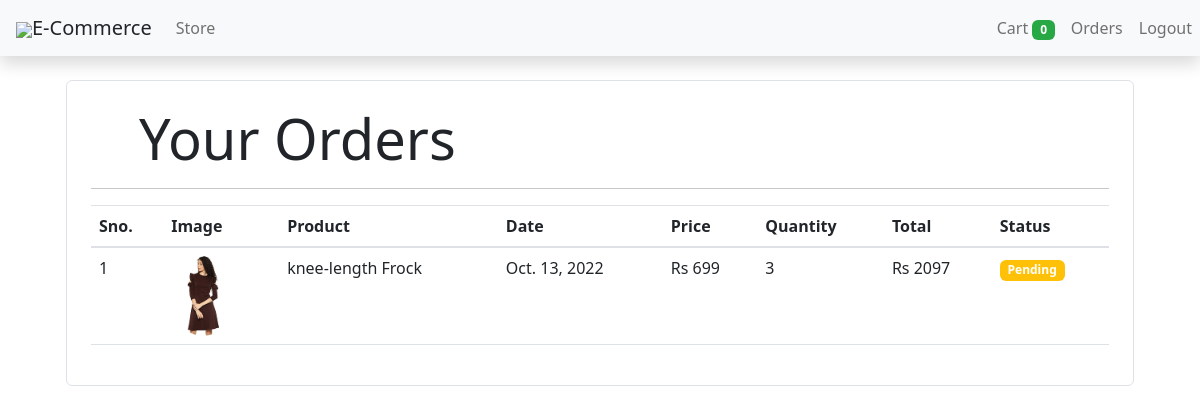
Page /orders (signed in) on the committed database.
### store/models/orders.py (models this page shows, shortened)
class Order(models.Model):
    product = models.ForeignKey(Products,
                                on_delete=models.CASCADE)
    customer = models.ForeignKey(Customer,
                                 on_delete=models.CASCADE)
    quantity = models.IntegerField(default=1)
    price = models.IntegerField()
    address = models.CharField (max_length=50, default='', blank=True)
    phone = models.CharField (max_length=50, default='', blank=True)
    date = models.DateField (default=datetime.datetime.today)
    status = models.BooleanField (default=False)
    @staticmethod
    def get_orders_by_customer(customer_id):
        return Order.objects.filter(customer=customer_id).order_by('-date')

### store/models/product.py (models this page shows, shortened)
class Products(models.Model):
    name = models.CharField(max_length=60)
    price= models.IntegerField(default=0)
    category= models.ForeignKey(Category,on_delete=models.CASCADE,default=1 )
    description= models.CharField(max_length=250, default='', blank=True, null= True)
    image= models.ImageField(upload_to='uploads/products/')

### store/middlewares/auth.py (the view)
    def middleware(request):
        print(request.session.get('customer'))
        returnUrl = request.META['PATH_INFO']
        print(request.META['PATH_INFO'])
        if not request.session.get('customer'):
           return redirect(f'login?return_url={returnUrl}')
        response = get_response(request)
        return response

### store/templatetags/custom_filter.py (called while the page is built)
@register.filter(name='currency')
def currency(number):
    return "Rs "+str(number)

@register.filter(name='multiply')
def multiply(number , number1):
    return number * number1

### store/views/orders.py (called while the page is built)
    def get(self , request ):
        customer = request.session.get('customer')
        orders = Order.get_orders_by_customer(customer)
        print(orders)
        return render(request , 'orders.html'  , {'orders' : orders})

### store/templates/orders.html
{% extends 'base.html' %}
{% block content %}
{% load cart %}
{% load custom_filter %}
<div class="container">
   <div class="border rounded p-4 m-4">
        <p class="display-4 pl-4 ml-4">Your Orders</p>
        <hr>
        <table class="table">
            <thead>
                <tr>
                    <th>Sno.</th>
                    <th>Image</th>
                    <th>Product</th>
                    <th>Date</th>
                    <th>Price</th>
                    <th>Quantity</th>
                    <th>Total</th>
                    <th>Status</th>
                </tr>
            </thead>
            <tbody>
                {% for order in orders %}
                <tr>
                    <td>{{forloop.counter}}</td>
                    <td><img style="height: 80px;" class="rounded-circle" src="{{order.product.image.url}}" alt=""></td>
                    <td>{{order.product.name}}</td>
                    <td>{{order.date}}</td>
                    <td>{{order.price|currency}}</td>
                    <td>{{order.quantity}}</td>
                    <td>{{order.quantity|multiply:order.price|currency}}</td>
                    {% if order.status %}
                    <td><small class="badge badge-success">Completed</small></td>
                    {%else%}
                    <td><small class="badge badge-warning">Pending</small></td>
                    {% endif %}
                </tr>
                {% endfor %}
            </tbody>
        </table>
   </div>
</div>
{% endblock %}

### rows in the picture
Order: product.image (picture), product.name "knee-length Frock", date "Oct. 13, 2022", price "Rs 699", quantity "3", quantity|multiply "Rs 2097", status "Pending"

### other values in the picture
{{ request.session.cart.keys|length }} "0"
